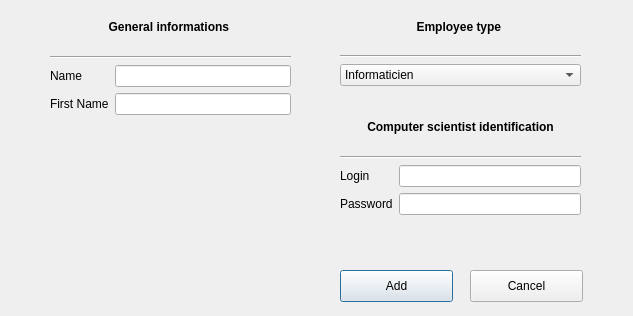
<?xml version="1.0" encoding="UTF-8"?>
<ui version="4.0">
 <class>addingEmployee</class>
 <widget class="QDialog" name="addingEmployee">
  <property name="geometry">
   <rect>
    <x>0</x>
    <y>0</y>
    <width>633</width>
    <height>316</height>
   </rect>
  </property>
  <property name="windowTitle">
   <string>New Employee</string>
  </property>
  <widget class="QWidget" name="gridLayoutWidget">
   <property name="geometry">
    <rect>
     <x>50</x>
     <y>20</y>
     <width>241</width>
     <height>95</height>
    </rect>
   </property>
   <layout class="QGridLayout" name="NameInforation">
    <item row="3" column="0">
     <widget class="QLabel" name="Prenom">
      <property name="text">
       <string>First Name</string>
      </property>
     </widget>
    </item>
    <item row="1" column="0" colspan="2">
     <widget class="Line" name="line">
      <property name="orientation">
       <enum>Qt::Horizontal</enum>
      </property>
     </widget>
    </item>
    <item row="2" column="1">
     <widget class="QLineEdit" name="NomInput"/>
    </item>
    <item row="3" column="1">
     <widget class="QLineEdit" name="PrenomInput"/>
    </item>
    <item row="2" column="0">
     <widget class="QLabel" name="Nom">
      <property name="text">
       <string>Name</string>
      </property>
     </widget>
    </item>
    <item row="0" column="0" colspan="2">
     <widget class="QLabel" name="TitleName">
      <property name="enabled">
       <bool>true</bool>
      </property>
      <property name="autoFillBackground">
       <bool>false</bool>
      </property>
      <property name="text">
       <string>&lt;b&gt; General informations &lt;/b&gt;</string>
      </property>
      <property name="alignment">
       <set>Qt::AlignHCenter|Qt::AlignTop</set>
      </property>
     </widget>
    </item>
   </layout>
  </widget>
  <widget class="QWidget" name="verticalLayoutWidget">
   <property name="geometry">
    <rect>
     <x>340</x>
     <y>20</y>
     <width>241</width>
     <height>66</height>
    </rect>
   </property>
   <layout class="QVBoxLayout" name="verticalLayout_3">
    <item>
     <widget class="QLabel" name="label">
      <property name="text">
       <string>&lt;b&gt; Employee type &lt;/b&gt;</string>
      </property>
      <property name="alignment">
       <set>Qt::AlignHCenter|Qt::AlignTop</set>
      </property>
     </widget>
    </item>
    <item>
     <widget class="Line" name="line_2">
      <property name="orientation">
       <enum>Qt::Horizontal</enum>
      </property>
     </widget>
    </item>
    <item>
     <widget class="QComboBox" name="comboBox">
      <item>
       <property name="text">
        <string>Informaticien</string>
       </property>
      </item>
      <item>
       <property name="text">
        <string>Banquier type A</string>
       </property>
      </item>
      <item>
       <property name="text">
        <string>Banquier type B</string>
       </property>
      </item>
      <item>
       <property name="text">
        <string>Assureur logement</string>
       </property>
      </item>
      <item>
       <property name="text">
        <string>Assureur voiture</string>
       </property>
      </item>
      <item>
       <property name="text">
        <string>Assureur vie</string>
       </property>
      </item>
      <item>
       <property name="text">
        <string>Divers</string>
       </property>
      </item>
     </widget>
    </item>
   </layout>
  </widget>
  <widget class="QWidget" name="gridLayoutWidget_2">
   <property name="geometry">
    <rect>
     <x>340</x>
     <y>120</y>
     <width>241</width>
     <height>95</height>
    </rect>
   </property>
   <layout class="QGridLayout" name="InformaticienLoginGrid">
    <item row="1" column="0" colspan="2">
     <widget class="Line" name="line_3">
      <property name="orientation">
       <enum>Qt::Horizontal</enum>
      </property>
     </widget>
    </item>
    <item row="3" column="1">
     <widget class="QLineEdit" name="editInformaticienPassword">
      <property name="enabled">
       <bool>true</bool>
      </property>
     </widget>
    </item>
    <item row="3" column="0">
     <widget class="QLabel" name="InformaticienPassword">
      <property name="enabled">
       <bool>true</bool>
      </property>
      <property name="text">
       <string>Password</string>
      </property>
     </widget>
    </item>
    <item row="2" column="1">
     <widget class="QLineEdit" name="editInformaticienLogin">
      <property name="enabled">
       <bool>true</bool>
      </property>
     </widget>
    </item>
    <item row="2" column="0">
     <widget class="QLabel" name="InformaticienLogin">
      <property name="enabled">
       <bool>true</bool>
      </property>
      <property name="text">
       <string>Login</string>
      </property>
     </widget>
    </item>
    <item row="0" column="0" colspan="2">
     <widget class="QLabel" name="informaticienIdentification">
      <property name="enabled">
       <bool>true</bool>
      </property>
      <property name="text">
       <string>&lt;html&gt;&lt;head/&gt;&lt;body&gt;&lt;p&gt;&lt;span style=&quot; font-weight:600;&quot;&gt;Computer scientist identification&lt;/span&gt;&lt;/p&gt;&lt;/body&gt;&lt;/html&gt;</string>
      </property>
      <property name="alignment">
       <set>Qt::AlignHCenter|Qt::AlignTop</set>
      </property>
     </widget>
    </item>
   </layout>
  </widget>
  <widget class="QPushButton" name="AddButton">
   <property name="geometry">
    <rect>
     <x>340</x>
     <y>270</y>
     <width>113</width>
     <height>32</height>
    </rect>
   </property>
   <property name="maximumSize">
    <size>
     <width>113</width>
     <height>16777215</height>
    </size>
   </property>
   <property name="text">
    <string>Add</string>
   </property>
  </widget>
  <widget class="QPushButton" name="QuitButton">
   <property name="geometry">
    <rect>
     <x>470</x>
     <y>270</y>
     <width>113</width>
     <height>32</height>
    </rect>
   </property>
   <property name="text">
    <string>Cancel</string>
   </property>
  </widget>
 </widget>
 <tabstops>
  <tabstop>NomInput</tabstop>
  <tabstop>PrenomInput</tabstop>
  <tabstop>comboBox</tabstop>
  <tabstop>editInformaticienLogin</tabstop>
  <tabstop>editInformaticienPassword</tabstop>
  <tabstop>AddButton</tabstop>
  <tabstop>QuitButton</tabstop>
 </tabstops>
 <resources/>
 <connections/>
</ui>
